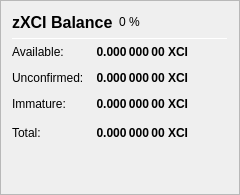
                   <widget class="QFrame" name="frame_ZerocoinBalances">
                    <property name="frameShape">
                     <enum>QFrame::StyledPanel</enum>
                    </property>
                    <property name="frameShadow">
                     <enum>QFrame::Raised</enum>
                    </property>
                    <layout class="QVBoxLayout" name="verticalLayout_7">
                     <item>
                      <layout class="QHBoxLayout" name="horizontalLayout_8" stretch="0,0,0">
                       <item>
                        <widget class="QLabel" name="label_5z_3">
                         <property name="minimumSize">
                          <size>
                           <width>0</width>
                           <height>20</height>
                          </size>
                         </property>
                         <property name="font">
                          <font>
                           <pointsize>12</pointsize>
                           <weight>75</weight>
                           <bold>true</bold>
                          </font>
                         </property>
                         <property name="text">
                          <string>zXCI Balance</string>
                         </property>
                        </widget>
                       </item>
                       <item>
                        <widget class="QLabel" name="labelzXCIPercent">
                         <property name="text">
                          <string notr="true">0 %</string>
                         </property>
                        </widget>
                       </item>
                       <item>
                        <spacer name="horizontalSpacer_11">
                         <property name="orientation">
                          <enum>Qt::Horizontal</enum>
                         </property>
                         <property name="sizeHint" stdset="0">
                          <size>
                           <width>40</width>
                           <height>20</height>
                          </size>
                         </property>
                        </spacer>
                       </item>
                      </layout>
                     </item>
                     <item>
                      <widget class="Line" name="line_ZerocoinBalance">
                       <property name="minimumSize">
                        <size>
                         <width>0</width>
                         <height>1</height>
                        </size>
                       </property>
                       <property name="maximumSize">
                        <size>
                         <width>16777215</width>
                         <height>1</height>
                        </size>
                       </property>
                       <property name="orientation">
                        <enum>Qt::Horizontal</enum>
                       </property>
                      </widget>
                     </item>
                     <item>
                      <layout class="QGridLayout" name="gridLayout_5">
                       <property name="spacing">
                        <number>12</number>
                       </property>
                       <item row="1" column="0">
                        <widget class="QLabel" name="labelzBalanceMatureText">
                         <property name="toolTip">
                          <string>Mature: more than 20 confirmation and more than 1 mint of the same denomination after it was minted.
These zXCI are spendable.</string>
                         </property>
                         <property name="text">
                          <string>Available:</string>
                         </property>
                        </widget>
                       </item>
                       <item row="1" column="1">
                        <widget class="QLabel" name="labelzBalanceMature">
                         <property name="font">
                          <font>
                           <weight>75</weight>
                           <bold>true</bold>
                          </font>
                         </property>
                         <property name="toolTip">
                          <string>Mature: more than 20 confirmation and more than 1 mint of the same denomination after it was minted.
These zXCI are spendable.</string>
                         </property>
                         <property name="text">
                          <string notr="true">0.000 000 00 XCI</string>
                         </property>
                         <property name="alignment">
                          <set>Qt::AlignRight|Qt::AlignTrailing|Qt::AlignVCenter</set>
                         </property>
                        </widget>
                       </item>
                       <item row="2" column="0">
                        <widget class="QLabel" name="labelzBalanceUnconfirmedText">
                         <property name="toolTip">
                          <string>Unconfirmed: less than 20 confirmations
Immature: confirmed, but less than 1 mint of the same denomination after it was minted</string>
                         </property>
                         <property name="text">
                          <string>Unconfirmed:</string>
                         </property>
                        </widget>
                       </item>
                       <item row="2" column="1">
                        <widget class="QLabel" name="labelzBalanceUnconfirmed">
                         <property name="font">
                          <font>
                           <weight>75</weight>
                           <bold>true</bold>
                          </font>
                         </property>
                         <property name="toolTip">
                          <string>Unconfirmed: less than 20 confirmations
Immature: confirmed, but less than 1 mint of the same denomination after it was minted</string>
                         </property>
                         <property name="text">
                          <string notr="true">0.000 000 00 XCI</string>
                         </property>
                         <property name="alignment">
                          <set>Qt::AlignRight|Qt::AlignTrailing|Qt::AlignVCenter</set>
                         </property>
                        </widget>
                       </item>
                       <item row="3" column="0">
                        <widget class="QLabel" name="labelzBalanceImmatureText">
                         <property name="toolTip">
                          <string>Unconfirmed: less than 20 confirmations
Immature: confirmed, but less than 1 mint of the same denomination after it was minted</string>
                         </property>
                         <property name="text">
                          <string>Immature:</string>
                         </property>
                        </widget>
                       </item>
                       <item row="3" column="1">
                        <widget class="QLabel" name="labelzBalanceImmature">
                         <property name="font">
                          <font>
                           <weight>75</weight>
                           <bold>true</bold>
                          </font>
                         </property>
                         <property name="toolTip">
                          <string>Unconfirmed: less than 20 confirmations
Immature: confirmed, but less than 1 mint of the same denomination after it was minted</string>
                         </property>
                         <property name="text">
                          <string notr="true">0.000 000 00 XCI</string>
                         </property>
                         <property name="alignment">
                          <set>Qt::AlignRight|Qt::AlignTrailing|Qt::AlignVCenter</set>
                         </property>
                        </widget>
                       </item>
                       <item row="4" column="0">
                        <widget class="QLabel" name="labelzBalanceText">
                         <property name="toolTip">
                          <string>Your current zXCI balance, unconfirmed and immature zXCI included.</string>
                         </property>
                         <property name="text">
                          <string>Total:</string>
                         </property>
                        </widget>
                       </item>
                       <item row="4" column="1">
                        <widget class="QLabel" name="labelzBalance">
                         <property name="font">
                          <font>
                           <weight>75</weight>
                           <bold>true</bold>
                          </font>
                         </property>
                         <property name="cursor">
                          <cursorShape>IBeamCursor</cursorShape>
                         </property>
                         <property name="toolTip">
                          <string>Your current zXCI balance, unconfirmed and immature zXCI included.</string>
                         </property>
                         <property name="text">
                          <string notr="true">0.000 000 00 XCI</string>
                         </property>
                         <property name="alignment">
                          <set>Qt::AlignRight|Qt::AlignTrailing|Qt::AlignVCenter</set>
                         </property>
                         <property name="textInteractionFlags">
                          <set>Qt::LinksAccessibleByMouse|Qt::TextSelectableByKeyboard|Qt::TextSelectableByMouse</set>
                         </property>
                        </widget>
                       </item>
                       <item row="4" column="2">
                        <spacer name="horizontalSpacer_4">
                         <property name="orientation">
                          <enum>Qt::Horizontal</enum>
                         </property>
                         <property name="sizeHint" stdset="0">
                          <size>
                           <width>40</width>
                           <height>20</height>
                          </size>
                         </property>
                        </spacer>
                       </item>
                      </layout>
                     </item>
                     <item>
                      <spacer name="verticalSpacer_4">
                       <property name="orientation">
                        <enum>Qt::Vertical</enum>
                       </property>
                       <property name="sizeHint" stdset="0">
                        <size>
                         <width>20</width>
                         <height>40</height>
                        </size>
                       </property>
                      </spacer>
                     </item>
                    </layout>
                   </widget>
